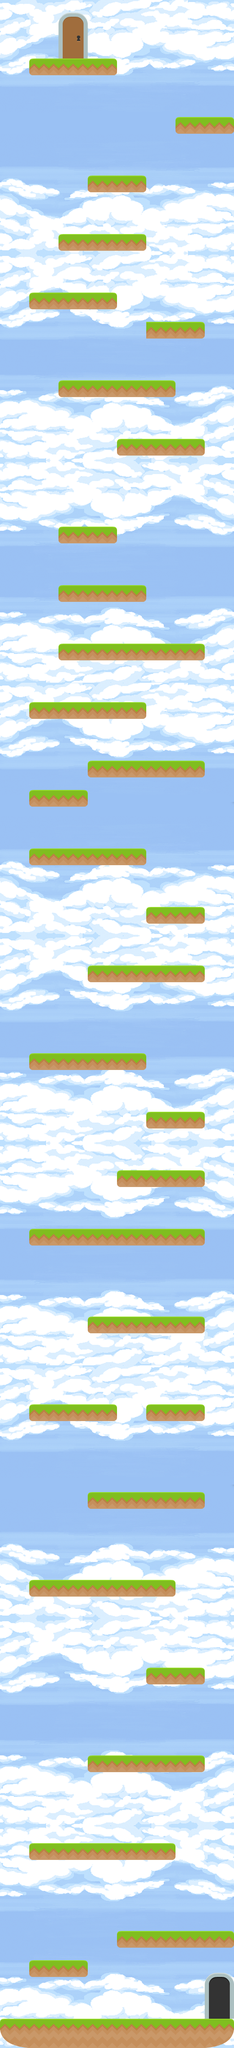

Below is a game level as drawn by its tile map, then a one-line description and the .tmx file that defines it, in full:
An orthogonal 8x70 tile map with 70x70 px tiles, 1 tile layer (Capa de Patrones 1), 1 image layer.

<map version="1.0" orientation="orthogonal" renderorder="right-down" width="8" height="70" tilewidth="70" tileheight="70" nextobjectid="1">
 <tileset firstgid="1" name="1tiles_spritesheet" tilewidth="70" tileheight="70" spacing="2" margin="2" tilecount="156" columns="12">
  <image source="1tiles_spritesheet.png" width="916" height="938" />
 </tileset>
 <imagelayer name="bg">
  <image source="bg/bg_lvl_1.png" width="560" height="4900" />
 </imagelayer>
 <layer name="Capa de Patrones 1" width="8" height="70">
  <data encoding="csv">
0,0,70,0,0,0,0,0,
0,0,82,0,0,0,0,0,
0,69,57,45,0,0,0,0,
0,0,0,0,0,0,0,0,
0,0,0,0,0,0,69,45,
0,0,0,0,0,0,0,0,
0,0,0,69,45,0,0,0,
0,0,0,0,0,0,0,0,
0,0,69,57,45,0,0,0,
0,0,0,0,0,0,0,0,
0,69,57,45,0,0,0,0,
0,0,0,0,0,57,45,0,
0,0,0,0,0,0,0,0,
0,0,69,57,57,45,0,0,
0,0,0,0,0,0,0,0,
0,0,0,0,69,57,45,0,
0,0,0,0,0,0,0,0,
0,0,0,0,0,0,0,0,
0,0,69,45,0,0,0,0,
0,0,0,0,0,0,0,0,
0,0,69,57,45,0,0,0,
0,0,0,0,0,0,0,0,
0,0,69,57,57,57,45,0,
0,0,0,0,0,0,0,0,
0,69,57,57,45,0,0,0,
0,0,0,0,0,0,0,0,
0,0,0,69,57,57,45,0,
0,69,45,0,0,0,0,0,
0,0,0,0,0,0,0,0,
0,69,57,57,45,0,0,0,
0,0,0,0,0,0,0,0,
0,0,0,0,0,69,45,0,
0,0,0,0,0,0,0,0,
0,0,0,69,57,57,45,0,
0,0,0,0,0,0,0,0,
0,0,0,0,0,0,0,0,
0,69,57,57,45,0,0,0,
0,0,0,0,0,0,0,0,
0,0,0,0,0,69,45,0,
0,0,0,0,0,0,0,0,
0,0,0,0,69,57,45,0,
0,0,0,0,0,0,0,0,
0,69,57,57,57,57,45,0,
0,0,0,0,0,0,0,0,
0,0,0,0,0,0,0,0,
0,0,0,69,57,57,45,0,
0,0,0,0,0,0,0,0,
0,0,0,0,0,0,0,0,
0,69,57,45,0,69,45,0,
0,0,0,0,0,0,0,0,
0,0,0,0,0,0,0,0,
0,0,0,69,57,57,45,0,
0,0,0,0,0,0,0,0,
0,0,0,0,0,0,0,0,
0,69,57,57,57,45,0,0,
0,0,0,0,0,0,0,0,
0,0,0,0,0,0,0,0,
0,0,0,0,0,69,45,0,
0,0,0,0,0,0,0,0,
0,0,0,0,0,0,0,0,
0,0,0,69,57,57,45,0,
0,0,0,0,0,0,0,0,
0,0,0,0,0,0,0,0,
0,69,57,57,57,45,0,0,
0,0,0,0,0,0,0,0,
0,0,0,0,0,0,0,0,
0,0,0,0,69,57,57,45,
0,69,45,0,0,0,0,46,
0,0,0,0,0,0,0,58,
129,104,104,104,104,104,104,105
</data>
 </layer>
</map>
